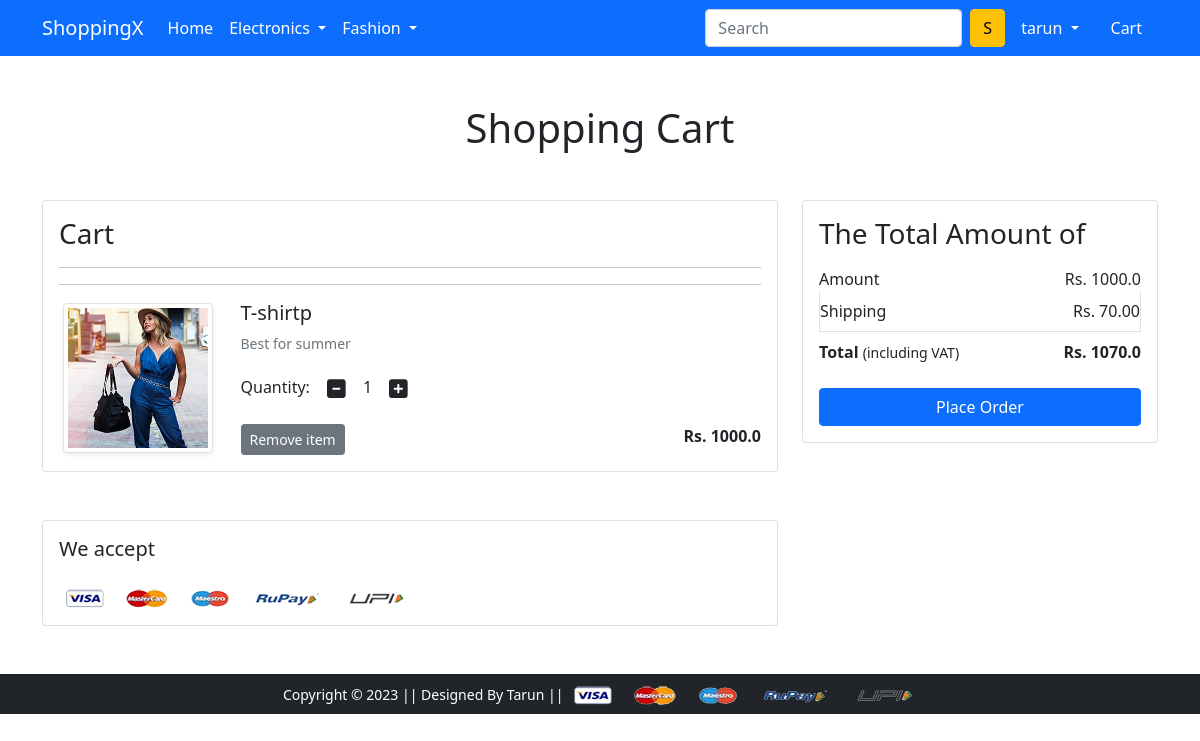
Before: /cart/ (signed in) with the older database file.
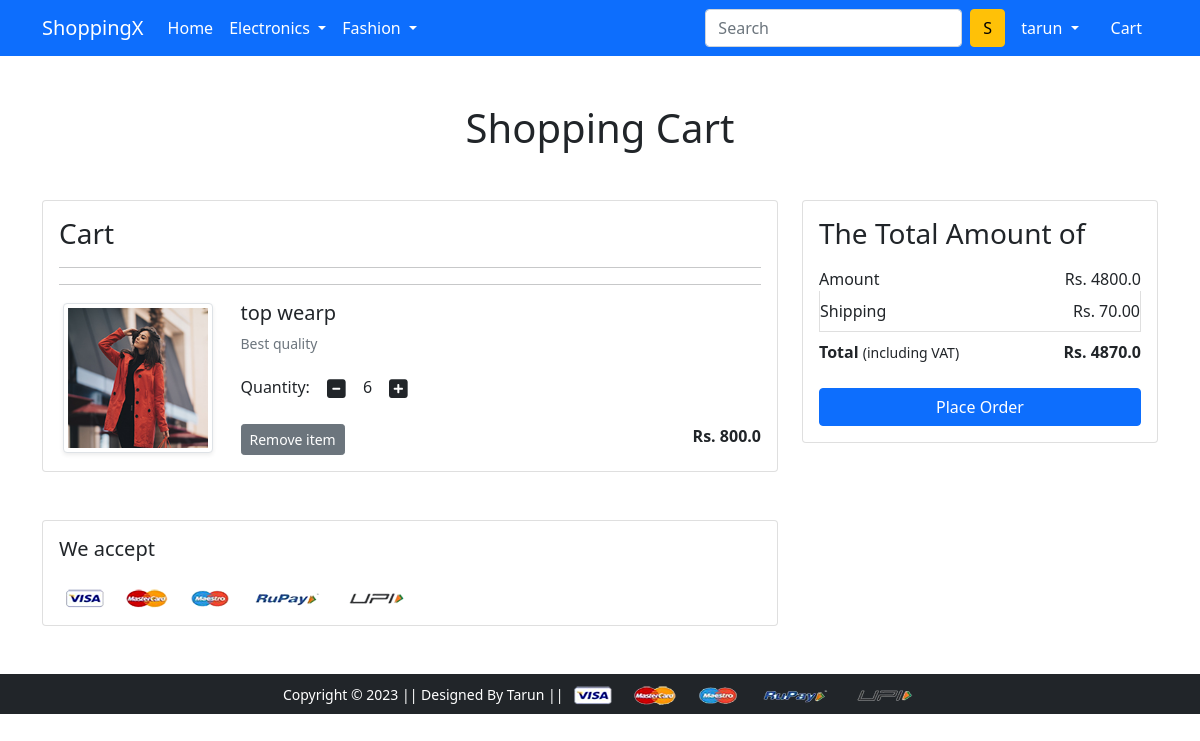
After: the same page with the newer database file.
### app/models.py (models this page shows, shortened)
class Cart(models.Model):
    user = models.ForeignKey(User, on_delete=models.CASCADE)
    product = models.ForeignKey(Product, on_delete=models.CASCADE)
    quantity = models.PositiveIntegerField(default=1)

class Product(models.Model):
    title = models.CharField(max_length=50)
    selling_price = models.FloatField()
    discounted_price = models.FloatField()
    description = models.CharField(max_length=50)
    brand= models.CharField(max_length=20,default='')
    category = models.CharField(choices=CATEGORIES_CHOICES, max_length=2)
    product_image = models.ImageField(upload_to='productimg')

### app/views.py (the view)
# urls.py: path('cart/', views.show_cart, name='show-cart'),
def show_cart(request):
    if request.user.is_authenticated:
        user=request.user
        cart= Cart.objects.filter(user=user)
        amount=0.0
        shipping_amount=70.0
        total_amount= 0.0
        cart_product= [p for p in Cart.objects.all() if p.user==user]
        if cart_product:
            for p in cart_product:
                tempamount = (p.quantity * p.product.discounted_price)
                amount+= tempamount
                total_amount= amount + shipping_amount
        return render(request,'app/addtocart.html',{'carts':cart,'amount':amount,'totalamount':total_amount})
    else:
        return render(request,'app/emptycart.html')

### app/templates/app/addtocart.html (shortened to what this page needs)
{% extends 'app/base.html' %}
 {% load static %}
{% block main-content %}
<div class="container my-5">
  <div class="row">
    <h1 class="text-center mb-5">Shopping Cart</h1>
    <div class="col-sm-8">
      <div class="card">
        <div class="card-body">
          <h3>Cart</h3>
          {% for cart in carts %}
          <hr>
          <hr>
          <div class="row">
            <div class="col-sm-3 text-center align-self-center">
              <img
                src="{{cart.product.product_image.url}}"
                alt=""
                srcset=""
                class="img-fluid img-thumbnail shadow-sm"
                height="150"
                width="150"
              />
            </div>
            <div class="col-sm-9">
              <div>
                <h5> {{cart.product.title}}p</h5>
                <p class="mb-2 text-muted small">
                 {{cart.product.description}}
                </p>
                <div class="my-3">
                  <label for="quantity">Quantity:</label>
                  <a class="minus-cart btn" pid="{{cart.product.id}}"><i class="fas fa-minus-square fa-lg"></i
                  ></a>
                  <span id="quantity">{{cart.quantity}}</span>
                  <a class="plus-cart btn" pid="{{cart.product.id}}"
                    ><i class="fas fa-plus-square fa-lg"></i
                  ></a>
                </div>
                <div class="d-flex justify-content-between">
                  <a href="{% url 'remove_item' cart.id %}" class="btn btn-sm btn-secondary mr-3" id='remove'>Remove item</a>
                  <p class="mb-0">
                    <span><strong>Rs. {{cart.product.discounted_price}}</strong></span>
                  </p>
                </div>
              </div>
            </div>
          </div>
          {% endfor %}
        </div>
      </div>
    </div>
    <div class="col-sm-4">
      <div class="card">
        <div class="card-body">
          <h3>The Total Amount of</h3>
          <ul class="list-group">
            <li
              class="list-group-item d-flex justify-content-between align-items-center border-0 px-0 pb-0"
            >
              Amount<span>Rs. <span id='amount'>{{amount}} </span></span>
            </li>
            <li
              class="list-group-item d-flex justify-content-between align-items-center px-0"
            >
              Shipping<span>Rs. 70.00</span>
            </li>
            <li
              class="list-group-item d-flex justify-content-between align-items-center border-0 px-0 mb-3"
            >
              <div><strong>Total</strong> <small>(including VAT)</small></div>
              <span><strong>Rs. <strong id='totalamount'>{{totalamount}}</strong></strong></span>
            </li>
          </ul>
          <div class="d-grid">
            <a href="{% url 'checkout' %}" class="btn btn-primary"
              >Place Order</a
            >
          </div>
        </div>
      </div>
    </div>
  </div>
</div>
<div class="container">
  <div class="row">
    <div class="col-sm-8">
      <div class="card">
        <div class="card-body">
          <h5 class="mb-4">We accept</h5>
          <img
            src="{% static 'app/images/payment.png' %}"
            alt=""
            class="img-fluid"
          />
        </div>
      </div>
    </div>
  </div>
</div>
{% endblock main-content %}

### app/templates/app/base.html (shortened to what this page needs)
<!doctype html>
{% load static %}
<html lang="en">
  <head>
    <link href="https://cdn.jsdelivr.net/npm/bootstrap@5.0.2/dist/css/bootstrap.min.css" rel="stylesheet">
    <link rel="stylesheet" href="{% static 'app/css/owl.carousel.min.css' %}">
    <link rel="stylesheet" href="{% static 'app/css/all.min.css' %}">
    <link rel="stylesheet" href="{% static 'app/css/style.css' %}">
  </head>
  <body>
    <nav class="navbar navbar-expand-lg navbar-dark bg-primary">
     <div class="container">
       <a class="navbar-brand" href="/">ShoppingX</a>
       <div class="collapse navbar-collapse" id="navbarSupportedContent">
         <ul class="navbar-nav me-auto mb-2 mb-lg-0">
           <li class="nav-item">
             <a class="nav-link active" aria-current="page" href="/">Home</a>
           </li>
           <li class="nav-item dropdown">
             <a class="nav-link dropdown-toggle text-white" href="#" id="electronicsDropdown" role="button" data-bs-toggle="dropdown" aria-expanded="false">
               Electronics
             </a>
           </li>
           <li class="nav-item dropdown">
             <a class="nav-link dropdown-toggle text-white" href="#" id="fashionDropdown" role="button" data-bs-toggle="dropdown" aria-expanded="false">
               Fashion
             </a>
           </li>
         </ul>
         <form class="d-flex">
           <input class="form-control me-2" type="search" placeholder="Search" aria-label="Search">
           <button class="btn btn-warning" type="submit">S</button>
         </form>
         <div>
          <ul class="navbar-nav me-auto mb-2 mb-lg-0">
            {% if request.user.is_authenticated %}
           <li class="nav-item dropdown mx-2">
              <a class="nav-link dropdown-toggle text-white" href="#" id="profileDropdown" role="button" data-bs-toggle="dropdown" aria-expanded="false">
                {{user.username}}
              </a>
            </li>
            <li class="nav-item mx-2">
             <a href="{% url 'show-cart' %}" class="nav-link text-white"> Cart </a>
            </li>
          {% endif %}
          </ul>
         </div>
       </div>
     </div>
    </nav>
    {% block main-content %} {% endblock main-content %}
    <footer class="container-fluid bg-dark text-center p-2 mt-5">
        <small class="text-white">Copyright &copy; 2023 || Designed By Tarun || </small>
        <img src="{% static 'app/images/payment.png' %}" alt="" srcset="" class="img-fluid" height="2px">
    </footer>
  </body>
</html>

Changed rows visible on the page:
removed Cart: product.product_image (picture), product "T-shirt", product.description "Best for summer", quantity "1", product.discounted_price "1000.0"
added Cart: product.product_image (picture), product "top wear", product.description "Best quality", quantity "6", product.discounted_price "800.0"
Other visible differences:
{{ amount }}: "1000.0" → "4800.0"
{{ totalamount }}: "1070.0" → "4870.0"
